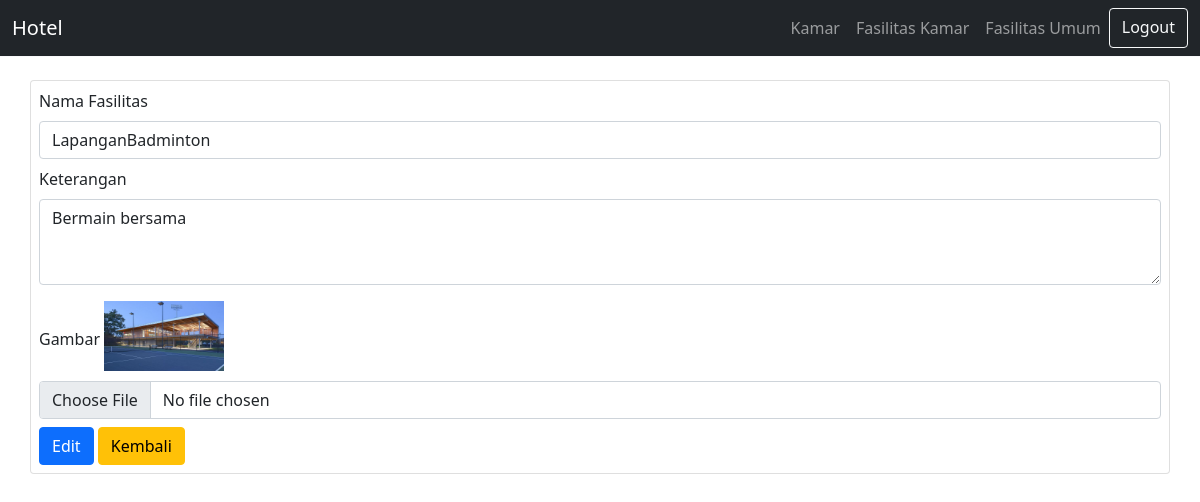
The app's page /admin/edit_fasilitas_umum.php?id=14, older data.
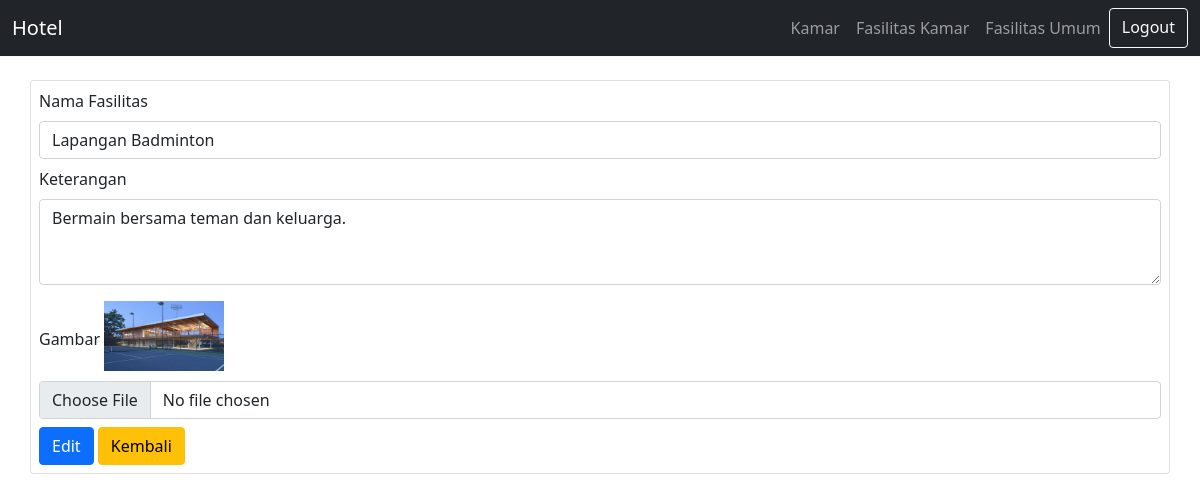
The same page, newer data.
### tables this page shows
CREATE TABLE `fasilitas_umum` (
  `id` int(11) NOT NULL,
  `nama_fasilitas` varchar(50) NOT NULL,
  `keterangan` text NOT NULL,
  `gambar` varchar(100) NOT NULL
);

### admin/edit_fasilitas_umum.php (the view, shortened to what this page needs)
<!DOCTYPE html>
<html lang="en">
<head>
  <?php
  $conn = mysqli_connect("localhost", "root", "", "hotel-hebat");
  $id = $_GET["id"];
  $DetailFasilitasUmum = mysqli_query($conn, "SELECT * FROM fasilitas_umum WHERE id = '$id'");
  $ResultDetailFasilitasUmum = mysqli_fetch_assoc($DetailFasilitasUmum);
  ?>
  <!DOCTYPE html>
  <html lang="en">
  <head>
    <link rel="stylesheet" href="../vendor/bootstrap.min.css">
    <link rel="stylesheet" href="../vendor/dataTables.bootstrap5.min.css">
  </head>
<body style="margin-top: 80px;">
  <?php
  include './navbar.php'
  ?>
  <div class="container card p-2">
    <form action="" method="post" enctype="multipart/form-data">
      <div class="mb-2">
        <label for="nama_fasilitas" class="form-label">Nama Fasilitas</label>
        <input name="nama_fasilitas" type="text" class="form-control" id="nama_fasilitas" placeholder="Nama Fasilitas" value="<?= $ResultDetailFasilitasUmum['nama_fasilitas']; ?>">
      </div>
      <div class="mb-3">
        <label for="keterangan" class="form-label">Keterangan</label>
        <textarea name="keterangan" class="form-control" id="keterangan" rows="3"><?= $ResultDetailFasilitasUmum['keterangan']; ?></textarea>
      </div>
      <div class="mb-2">
        <label for="gambar" class="form-label">Gambar</label>
        <img src="../vendor/img/fasilitas_umum/<?= $ResultDetailFasilitasUmum['gambar']; ?>" style="width: 120px; height: 70px; margin-bottom: 10px;">
        <input type="file" class="form-control" name="gambar" id="gambar">
      </div>
      <button class="btn btn-primary" type="submit" name="fasilitas_umum">Edit</button>
      <a href="fasilitas_umum.php" class="btn btn-warning">Kembali</a>
    </form>
  </div>
</body>
</html>
<link rel="stylesheet" href="../vendor/bootstrap.min.css">
<link rel="stylesheet" href="../vendor/dataTables.bootstrap5.min.css">
</head>
<body style="margin-top: 80px;">
  <?php
  include './navbar.php'
  ?>
</body>
</html>

Row changes from the older to the newer data that the page shows:
changed fasilitas_umum: nama_fasilitas "LapanganBadminton" → "Lapangan Badminton"; keterangan "Bermain bersama" → "Bermain bersama teman dan keluarga."
